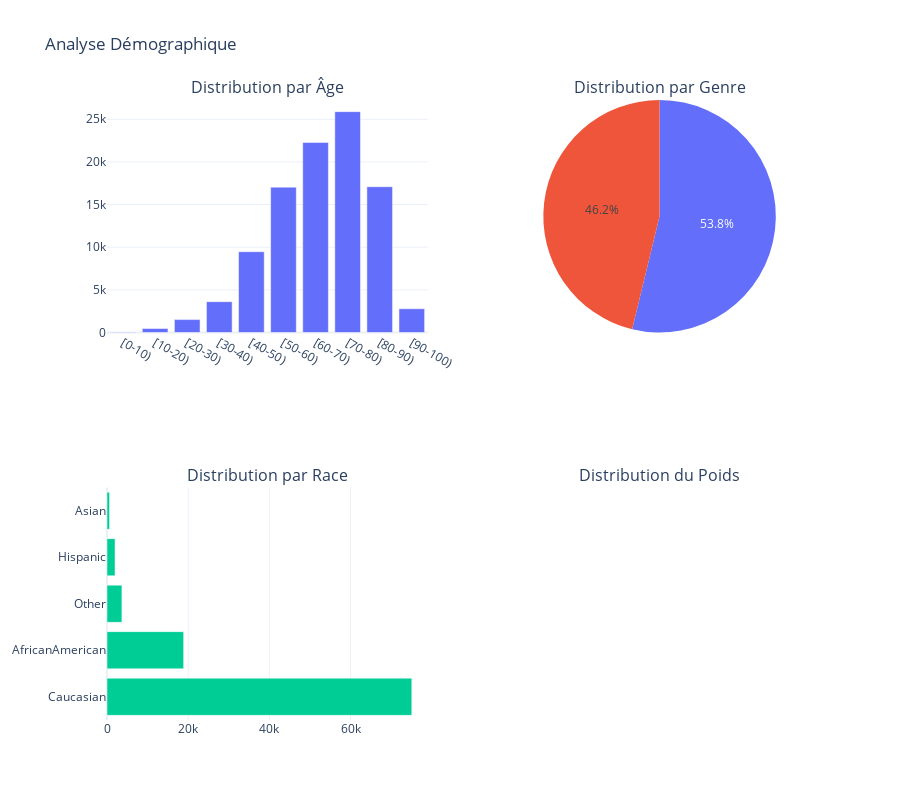

The cell this chart's notebook holds for it:
### Code cell
plot_demographics_plotly(df)

### Figure 1 — Plotly figure (JSON) as saved in the notebook; plotly's stock layout.template omitted (floating-point values rounded to 4 significant figures)
{"data": [{"name": "Âge", "type": "bar", "x": ["[0-10)", "[10-20)", "[20-30)", "[30-40)", "[40-50)", "[50-60)", "[60-70)", "[70-80)", "[80-90)", "[90-100)"], "xaxis": "x", "y": [65, 469, 1515, 3616, 9474, 17044, 22287, 25896, 17090, 2785], "yaxis": "y"}, {"domain": {"x": [0.55, 1], "y": [0.625, 1]}, "labels": ["Female", "Male"], "name": "Genre", "type": "pie", "values": [53922, 46319]}, {"name": "Race", "orientation": "h", "type": "bar", "x": [75079, 18881, 3672, 1984, 625], "xaxis": "x2", "y": ["Caucasian", "AfricanAmerican", "Other", "Hispanic", "Asian"], "yaxis": "y2"}], "layout": {"annotations": [{"font": {"size": 16}, "showarrow": false, "text": "Distribution par Âge", "x": 0.225, "xanchor": "center", "xref": "paper", "y": 1, "yanchor": "bottom", "yref": "paper"}, {"font": {"size": 16}, "showarrow": false, "text": "Distribution par Genre", "x": 0.775, "xanchor": "center", "xref": "paper", "y": 1, "yanchor": "bottom", "yref": "paper"}, {"font": {"size": 16}, "showarrow": false, "text": "Distribution par Race", "x": 0.225, "xanchor": "center", "xref": "paper", "y": 0.375, "yanchor": "bottom", "yref": "paper"}, {"font": {"size": 16}, "showarrow": false, "text": "Distribution du Poids", "x": 0.775, "xanchor": "center", "xref": "paper", "y": 0.375, "yanchor": "bottom", "yref": "paper"}], "height": 800, "showlegend": false, "title": {"text": "Analyse Démographique"}, "xaxis": {"anchor": "y", "domain": [0, 0.45]}, "xaxis2": {"anchor": "y2", "domain": [0, 0.45]}, "xaxis3": {"anchor": "y3", "domain": [0.55, 1]}, "yaxis": {"anchor": "x", "domain": [0.625, 1]}, "yaxis2": {"anchor": "x2", "domain": [0, 0.375]}, "yaxis3": {"anchor": "x3", "domain": [0, 0.375]}}}
